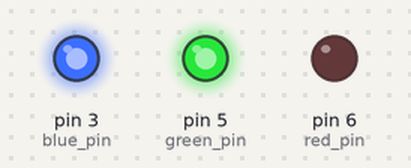
Recording of a sketch running on a simulated Arduino Uno, built with avr-gcc and run on an emulated ATmega328P. On the bench: output pins drawn as LEDs (lit = HIGH).

Above: at 0.5 s.
At 1.5 s:
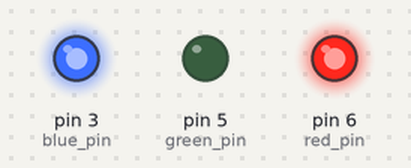
At 2.5 s:
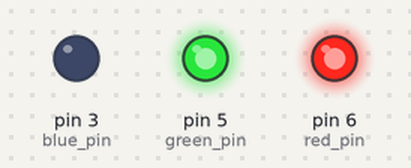
At 3.5 s:
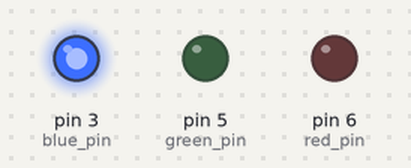
At 4.5 s:
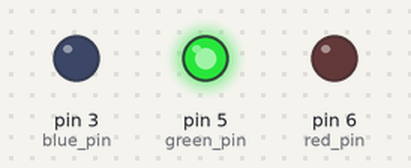
At 5.5 s:
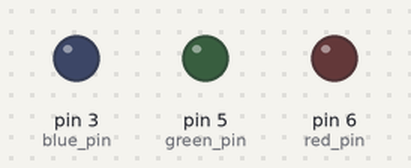
Timing chart, 0 to 7.8 s (numbered marks = the images above):
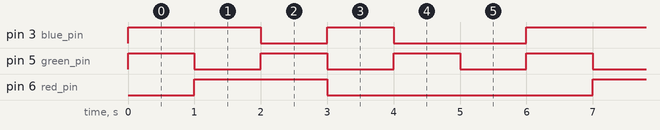

The sketch:

code.ino
```cpp
int red_pin = 6;
int green_pin = 5;
int blue_pin = 3;


void setup(){
  pinMode(red_pin, OUTPUT);
  pinMode(green_pin, OUTPUT);
  pinMode(blue_pin, OUTPUT);
  Serial.begin(9600);
  }


void loop(){
  //Red Light
  analogWrite(red_pin, 0);
  analogWrite(green_pin, 255);
  analogWrite(blue_pin, 255);
  delay(1000);

   //Green Light
  analogWrite(red_pin, 255);
  analogWrite(green_pin, 0);
  analogWrite(blue_pin, 255);
  delay(1000);

   //Blue Light
  analogWrite(red_pin, 255);
  analogWrite(green_pin, 255);
  analogWrite(blue_pin, 0);
  delay(1000);

  //Yellow Light
  analogWrite(red_pin, 0);
  analogWrite(green_pin, 0);
  analogWrite(blue_pin, 255);
  delay(1000);

  //Purple Light
  analogWrite(red_pin, 0);
  analogWrite(green_pin, 255);
  analogWrite(blue_pin, 0);
  delay(1000);

  //White Light
  analogWrite(red_pin, 0);
  analogWrite(green_pin, 0);
  analogWrite(blue_pin, 0);
  delay(1000);

  }
```

Measured:
- by itself, pin 3 (blue_pin): repeats every 6.0 s: LOW 1.0 s, HIGH 1.0 s, LOW 2.0 s, HIGH 2.0 s
- by itself, pin 5 (green_pin): alternates HIGH for 1.0 s and LOW for 1.0 s
- by itself, pin 6 (red_pin): alternates HIGH for 2.0 s and LOW for 4.0 s
